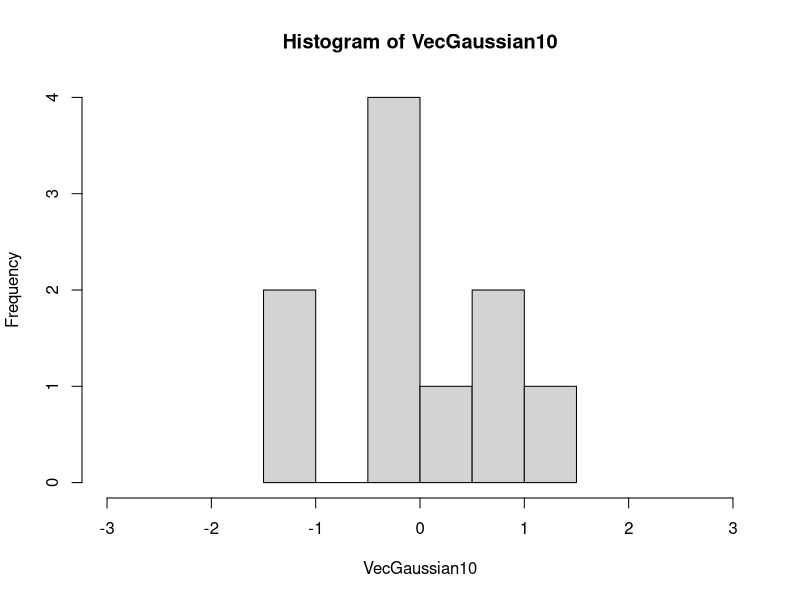
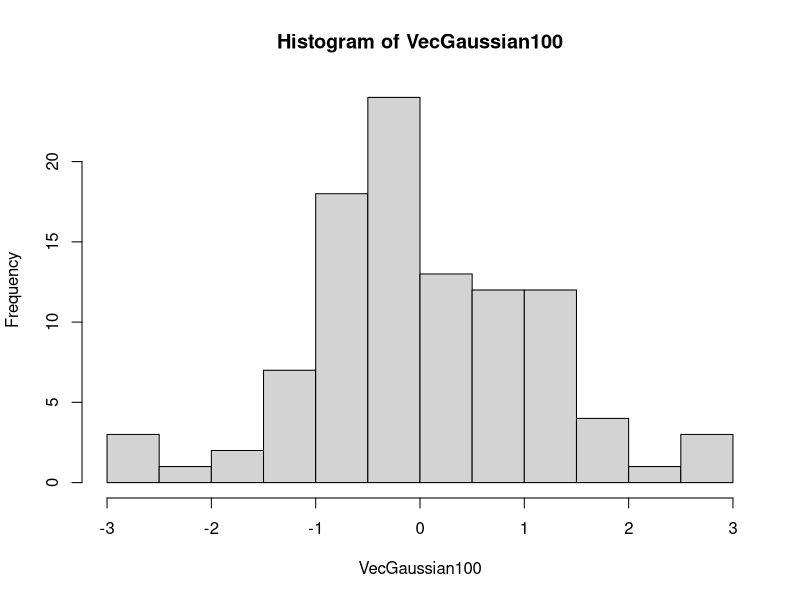
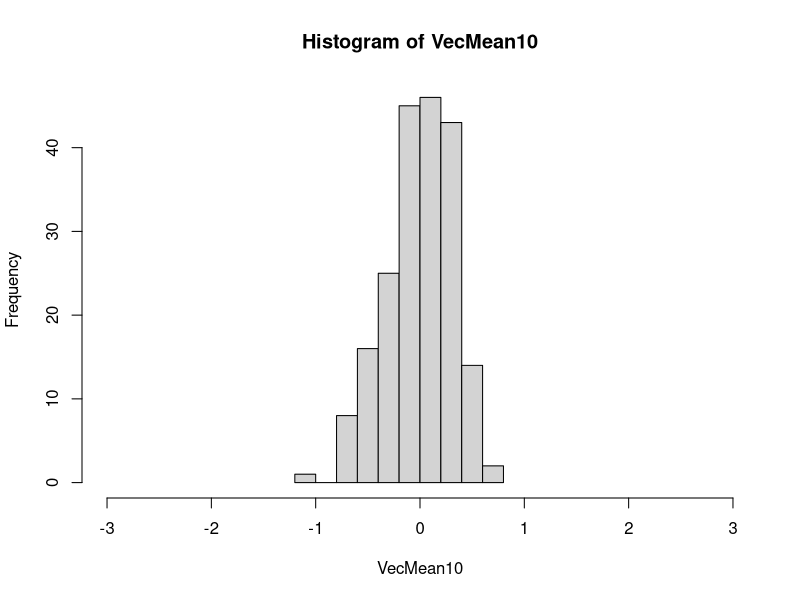
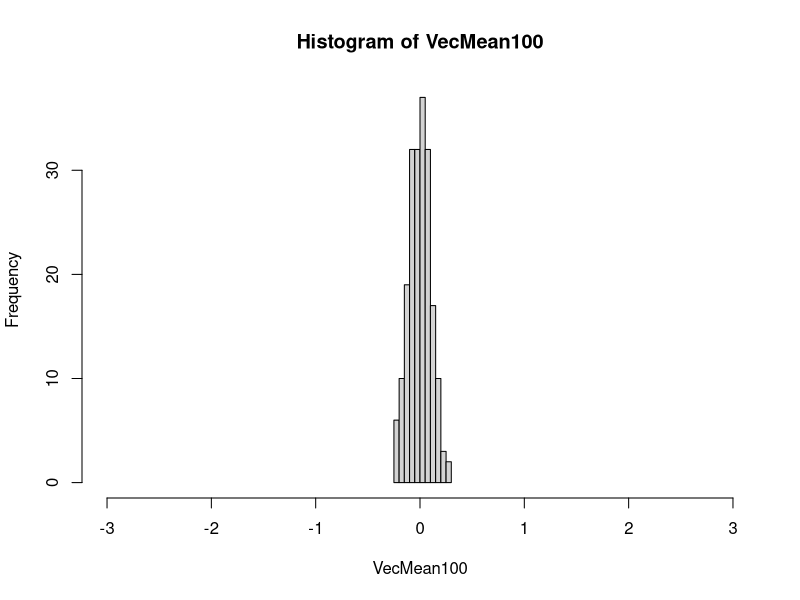
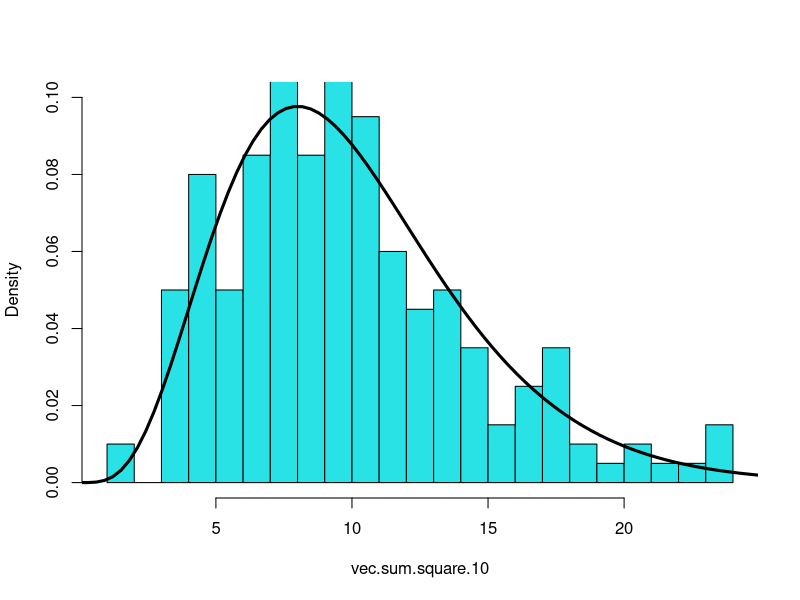
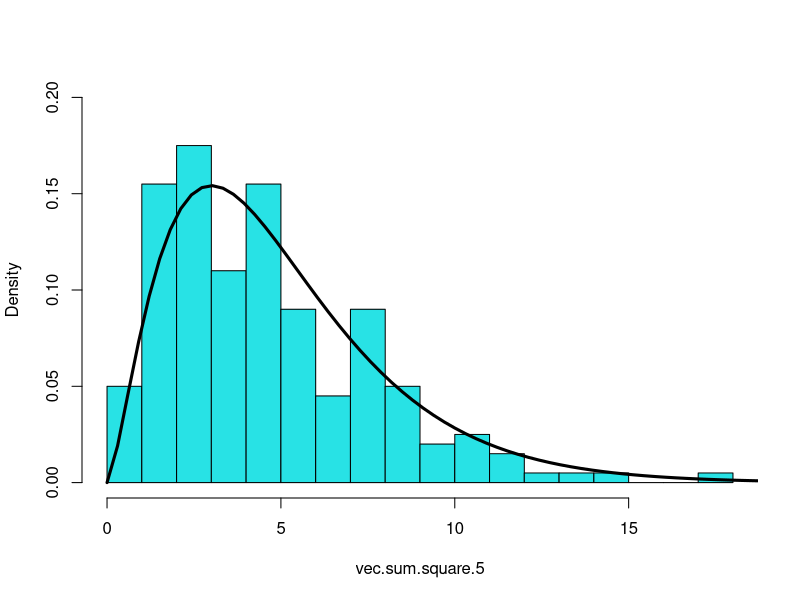
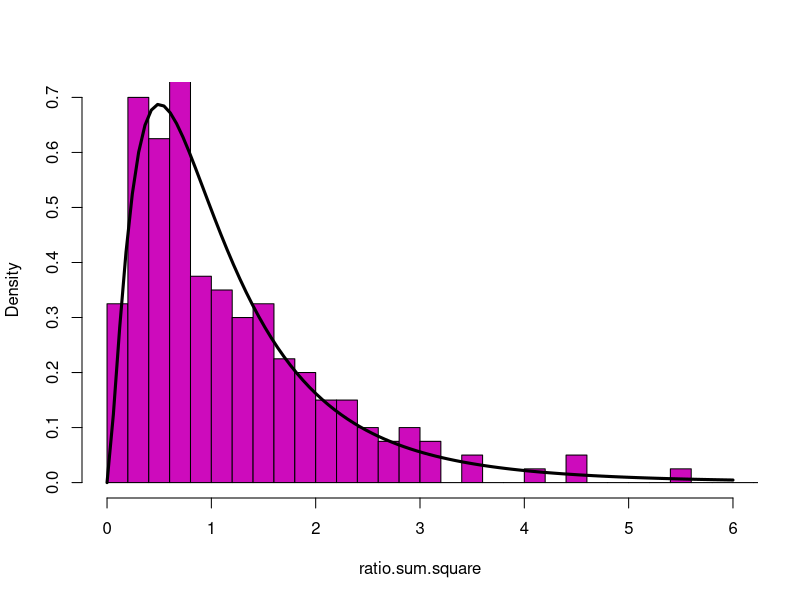

These charts were generated, in order, by the following R code:
### R code from vignette source 'tp5.Rnw'
### Encoding: UTF-8

###################################################
### code chunk number 1: tp5.Rnw:22-23
###################################################
VecGaussian10 <- rnorm(10)


###################################################
### code chunk number 2: tp5.Rnw:28-29
###################################################
hist(VecGaussian10,xlim=c(-3,3))


###################################################
### code chunk number 3: tp5.Rnw:34-36
###################################################
VecGaussian100 <- rnorm(100)
hist(VecGaussian100,xlim=c(-3,3))


###################################################
### code chunk number 4: tp5.Rnw:40-41
###################################################
Mat.200.10 <- matrix(rnorm(2000),ncol=10)


###################################################
### code chunk number 5: tp5.Rnw:46-48
###################################################
VecMean10 <- apply(Mat.200.10,1,mean)
hist(VecMean10,xlim=c(-3,3))


###################################################
### code chunk number 6: tp5.Rnw:53-55
###################################################
mean(VecMean10)
var(VecMean10)


###################################################
### code chunk number 7: tp5.Rnw:60-63
###################################################
Mat.200.100 <- matrix(rnorm(20000),ncol=100)
VecMean100 <- apply(Mat.200.100,1,mean)
hist(VecMean100,xlim=c(-3,3))


###################################################
### code chunk number 8: tp5.Rnw:66-68
###################################################
mean(VecMean100)
var(VecMean100)


###################################################
### code chunk number 9: tp5.Rnw:79-80
###################################################
vec.sum.square.10 <- apply(Mat.200.10^2,1,sum)


###################################################
### code chunk number 10: tp5.Rnw:87-89
###################################################
hist(vec.sum.square.10,prob=T,col=5,ylim=c(0,0.1),breaks=20,main="")
lines(seq(0,30,l=100),dchisq(seq(0,30,l=100),10),col=1,lwd=3)


###################################################
### code chunk number 11: tp5.Rnw:100-102
###################################################
Mat.200.5 <- matrix(rnorm(1000),ncol=5)
vec.sum.square.5 <- apply(Mat.200.5^2,1,sum)


###################################################
### code chunk number 12: tp5.Rnw:107-109
###################################################
hist(vec.sum.square.5,prob=T,col=5,ylim=c(0,0.2),breaks=20,main="")
lines(seq(0,30,l=100),dchisq(seq(0,30,l=100),5),col=1,lwd=3)


###################################################
### code chunk number 13: tp5.Rnw:114-115
###################################################
ratio.sum.square <- (vec.sum.square.5/5) / (vec.sum.square.10/10)


###################################################
### code chunk number 14: tp5.Rnw:122-124
###################################################
hist(ratio.sum.square,prob=T,col=6,breaks=40,main="",ylim=c(0,0.7),xlim=c(0,6))
lines(seq(0,6,l=100),df(seq(0,6,l=100),5,10),col=1,lwd=3)


